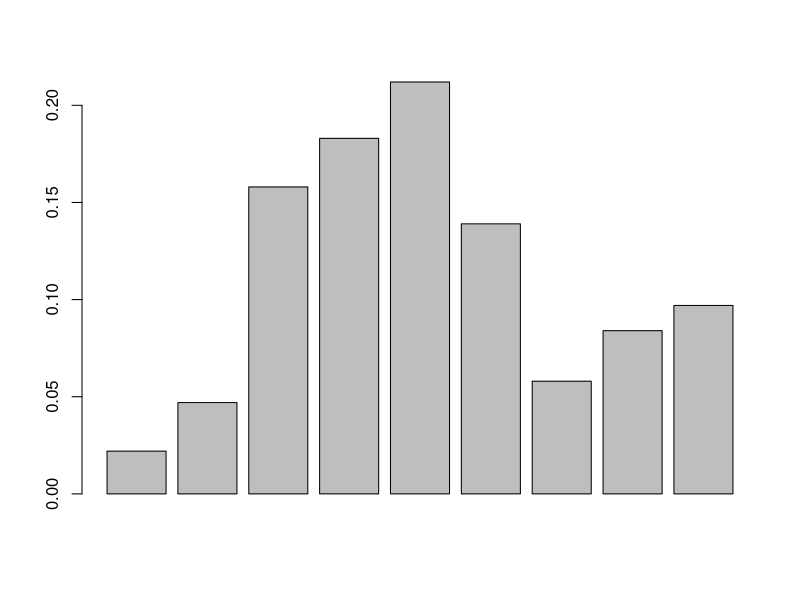

R code for this plot:
## ---- chunk 1
knitr::opts_chunk$set(echo = TRUE)
## ---- chunk 2
x<- 1/6
x
## ---- chunk 3
y<- 0.146 - 0.042
y
## ---- chunk 4
z <- 0.146 + .207 - 0.042
z
## ---- chunk 5
Three_e <- 1 - z
Three_e
## ---- chunk 6
PbelowP <- 0.146
POthLang <- 0.207
PbelowPnOthLang <- 0.042
Three_f <- PbelowP * POthLang
Three_f
typeof(Three_f)
is.logical(Three_f != PbelowPnOthLang) 
  
## ---- chunk 7
F_Bl_Blue <- 78
F_Br_Blue <- 19
F_Gr_Blue <- 11
F_Bl_Green <- 13
F_Bl_Brown <- 23
F_Br_Brown <- 23
F_G_Brown <- 9
F_Bl_Green <- 13
F_Br_Green <- 12
F_G_Green <- 16
Total_M_Blue <- 114
Total_M_Brown <- 54
Total_M_Green <-36
Total_F_Blue <- 108
Total_F_Brown <-55
Total_F_Green <- 41
Grand_Total <- 204

## ---- chunk 8
a_answer <- (Total_F_Blue/Grand_Total) + (Total_M_Blue/Grand_Total) - (F_Bl_Blue/Grand_Total)
a_answer
## ---- chunk 9
b_answer <-F_Bl_Blue/Total_M_Blue
b_answer
## ---- chunk 10
c_answer <- F_Br_Blue/Total_M_Brown
c_answer
## ---- chunk 11
c2_answer <- F_Gr_Blue/Total_M_Green 
c2_answer 
## ---- chunk 12
P_FB <- Total_F_Blue/Grand_Total
P_FB
## ---- chunk 13
FicHard <- 13
NonFicHard <- 15
FicPaper <- 59
NocFicPaper <- 8
Tot_H <- 28
Tot_P <- 67
Tot_F <- 72
Tot_NonF <-23
BookGTotal <- 95

## ---- chunk 14
ans_4_a <- (Tot_H/BookGTotal) * (FicPaper/(BookGTotal -1))
ans_4_a 
## ---- chunk 15
ans_4_b <- (Tot_F/BookGTotal) * (Tot_H/(BookGTotal-1))
ans_4_b
ans_4_b2 <- (Tot_F/BookGTotal) * ((Tot_H -1)/(BookGTotal-1))
ans_4_b2
## ---- chunk 16
ans_4_c <- (Tot_F/BookGTotal) * (Tot_H/(BookGTotal))
ans_4_c

## ---- chunk 17
no_bag <- 0 * .54
onebag <- 25* .34
twobag <- 60 * .12
avgrev <-(no_bag + onebag + twobag) 
avgrev
s1 <- (0-avgrev)^2 * .54
s1
s2 <- (25-avgrev)^2 * 0.34
s2
s3 <- (60-avgrev)^2 * 0.12
s3
v_bag <- s1+s2+s3
v_bag
sd = sqrt(v_bag)
sd
## ---- chunk 18
p_no <-120
rev <- p_no * avgrev
rev
rev_a <-rev - sd
rev_a
rev_b <- rev + sd
rev_b
## ---- chunk 19
buck1 <- 0.022
buck2 <- 0.047
buck3 <- 0.158
buck4 <- 0.183
buck5 <- 0.212
buck6 <- 0.139
buck7 <- 0.058
buck8 <- 0.084
buck9 <- 0.097
v <- c( 0.022, 0.047, 0.158, 0.183, 0.212, 0.139, 0.058, 0.084, 0.097)
barplot(v)
buck1to5 <- 0.022 + 0.047 + 0.158 +  0.183 +  0.212
buck1to5

F_buck1to5 <- buck1to5 * .41 
F_buck1to5
F2_buck1to5 <- buck1to5 * .718
F2_buck1to5
